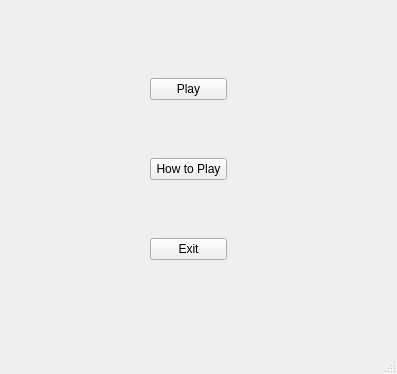
<?xml version="1.0" encoding="UTF-8"?>
<ui version="4.0">
 <class>MainMenu</class>
 <widget class="QMainWindow" name="MainMenu">
  <property name="geometry">
   <rect>
    <x>0</x>
    <y>0</y>
    <width>397</width>
    <height>374</height>
   </rect>
  </property>
  <property name="windowTitle">
   <string>MainMenu</string>
  </property>
  <widget class="QWidget" name="centralwidget">
   <widget class="QWidget" name="">
    <property name="geometry">
     <rect>
      <x>150</x>
      <y>70</y>
      <width>77</width>
      <height>201</height>
     </rect>
    </property>
    <layout class="QVBoxLayout" name="verticalLayout">
     <property name="spacing">
      <number>50</number>
     </property>
     <item>
      <widget class="QPushButton" name="Start">
       <property name="text">
        <string>Play</string>
       </property>
      </widget>
     </item>
     <item>
      <widget class="QPushButton" name="How">
       <property name="text">
        <string>How to Play</string>
       </property>
      </widget>
     </item>
     <item>
      <widget class="QPushButton" name="Exit">
       <property name="text">
        <string>Exit</string>
       </property>
      </widget>
     </item>
    </layout>
   </widget>
  </widget>
  <widget class="QMenuBar" name="menubar">
   <property name="geometry">
    <rect>
     <x>0</x>
     <y>0</y>
     <width>397</width>
     <height>21</height>
    </rect>
   </property>
  </widget>
  <widget class="QStatusBar" name="statusbar"/>
 </widget>
 <resources/>
 <connections/>
</ui>
